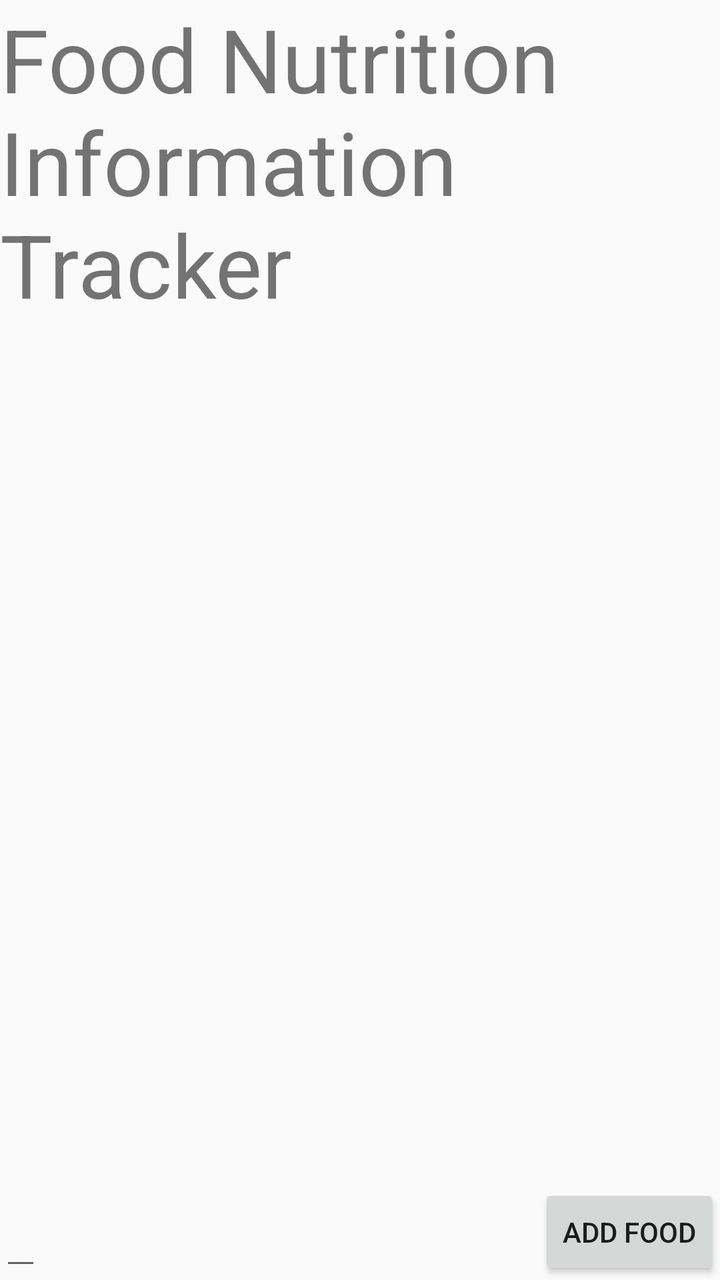
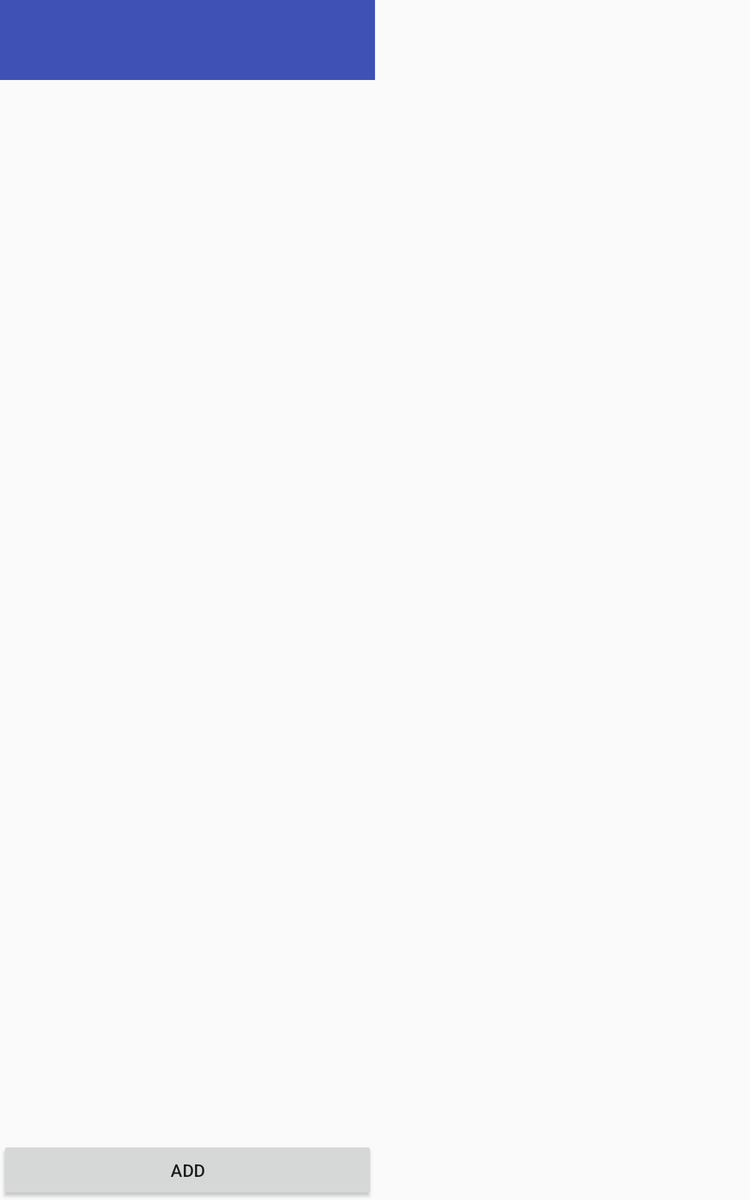

Compare how this app lays out the same screen by default and in its alternative resource folder. The renders come first, then the two layout files and the values they reference.
<!-- AndroidManifest.xml: application theme AppTheme -->
<!-- res/layout/activity_food.xml -->
<?xml version="1.0" encoding="utf-8"?>
<RelativeLayout xmlns:android="http://schemas.android.com/apk/res/android"
    xmlns:app="http://schemas.android.com/apk/res-auto"
    xmlns:tools="http://schemas.android.com/tools"
    android:layout_width="match_parent"
    android:layout_height="match_parent"
    android:orientation="vertical">

    <TextView
        android:id="@+id/foodTitle"
        android:layout_width="wrap_content"
        android:layout_height="wrap_content"
        android:text="Food Nutrition Information Tracker"
        android:textSize="44sp"
        android:layout_alignParentEnd="true"
        android:layout_alignParentStart="true"
        android:layout_alignParentTop="true"
        />

    <ListView
        android:id="@+id/foodWindow"
        android:layout_width="wrap_content"
        android:layout_height="wrap_content"
        android:layout_alignParentEnd="true"
        android:layout_alignParentStart="true"
        android:layout_alignParentTop="true"
        android:layout_below="@+id/foodTitle"
        />

    <EditText
        android:id="@+id/foodEditText"
        android:layout_width="wrap_content"
        android:layout_height="wrap_content"
        android:layout_alignParentBottom="true"
        android:layout_alignParentStart="true"
        android:layout_toLeftOf="@+id/foodSendButton" />

    <Button
        android:id="@+id/foodAddButton"
        android:layout_width="wrap_content"
        android:layout_height="wrap_content"
        android:layout_alignParentBottom="true"
        android:layout_alignParentEnd="true"
        android:text="Add Food" />

</RelativeLayout>
<!-- resources referenced by this layout -->
<resources>
  <style name="AppTheme" parent="Theme.AppCompat.Light.DarkActionBar">
          
          <item name="colorPrimary">@color/colorPrimary</item>
          <item name="colorPrimaryDark">@color/colorPrimaryDark</item>
          <item name="colorAccent">@color/colorAccent</item>
      </style>
  <color name="colorPrimary">#3F51B5</color>
  <color name="colorPrimaryDark">#303F9F</color>
  <color name="colorAccent">#FF4081</color>
</resources>
<!-- res/layout-sw600dp/activity_food.xml (the repository's variant of the layout above) -->
<!-- drawn on a 7-inch tablet held upright -->
<?xml version="1.0" encoding="utf-8"?>
<LinearLayout xmlns:android="http://schemas.android.com/apk/res/android"
    xmlns:app="http://schemas.android.com/apk/res-auto"
    xmlns:tools="http://schemas.android.com/tools"
    android:layout_width="300dp"
    android:layout_height="match_parent"
    android:orientation="horizontal"
    >

<LinearLayout xmlns:android="http://schemas.android.com/apk/res/android"
    xmlns:app="http://schemas.android.com/apk/res-auto"
    xmlns:tools="http://schemas.android.com/tools"
    android:layout_width="match_parent"
    android:layout_height="match_parent"
    android:orientation="vertical"
    >

    <android.support.design.widget.CoordinatorLayout xmlns:android="http://schemas.android.com/apk/res/android"
        xmlns:app="http://schemas.android.com/apk/res-auto"
        xmlns:tools="http://schemas.android.com/tools"
        android:layout_width="match_parent"
        android:layout_height="wrap_content"
        tools:context=".FoodActivity2">

        <android.support.design.widget.AppBarLayout
            android:layout_width="match_parent"
            android:layout_height="wrap_content"
            android:theme="@style/AppTheme.AppBarOverlay">

            <android.support.v7.widget.Toolbar
                android:id="@+id/toolbar"
                android:layout_width="match_parent"
                android:layout_height="?attr/actionBarSize"
                android:background="?attr/colorPrimary"
                app:popupTheme="@style/AppTheme.PopupOverlay" />

        </android.support.design.widget.AppBarLayout>
    </android.support.design.widget.CoordinatorLayout>



    <RelativeLayout xmlns:android="http://schemas.android.com/apk/res/android"
        android:layout_width="match_parent"
        android:layout_height="wrap_content"
        android:orientation="vertical">

        <ListView
            android:id="@+id/foodWindow"
            android:layout_width="wrap_content"
            android:layout_height="wrap_content"
            android:layout_alignParentEnd="true"
            android:layout_alignParentStart="true"
            android:layout_alignParentTop="true" />

        <Button
            android:id="@+id/foodAddButton"
            android:layout_width="match_parent"
            android:layout_height="wrap_content"
            android:layout_alignParentBottom="true"
            android:layout_alignParentEnd="true"
            android:text="Add" />

    </RelativeLayout>

    </LinearLayout>

    <FrameLayout
        android:id="@+id/tabletFrame"
        android:layout_width="fill_parent"
        android:layout_height="match_parent"/>
</LinearLayout>
<!-- resources referenced by the variant -->
<!-- as a 7-inch tablet held upright resolves them -->
<resources>
  <style name="AppTheme.AppBarOverlay" parent="ThemeOverlay.AppCompat.Dark.ActionBar" />
  <style name="AppTheme.PopupOverlay" parent="ThemeOverlay.AppCompat.Light" />
  <style name="AppTheme" parent="Theme.AppCompat.Light.DarkActionBar">
          
          <item name="colorPrimary">@color/colorPrimary</item>
          <item name="colorPrimaryDark">@color/colorPrimaryDark</item>
          <item name="colorAccent">@color/colorAccent</item>
      </style>
  <color name="colorPrimary">#3F51B5</color>
  <color name="colorPrimaryDark">#303F9F</color>
  <color name="colorAccent">#FF4081</color>
</resources>
